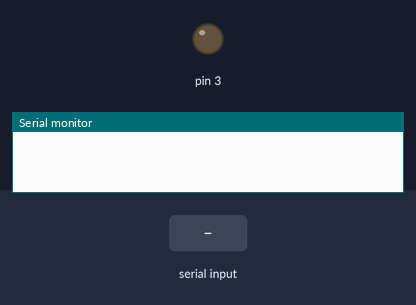
Simulated run of this sketch. Board: Arduino Uno, built with avr-gcc and run on an emulated ATmega328P. On the bench: output pins drawn as LEDs (lit = HIGH), the last lines printed to the serial monitor. Inputs (shaded band) come from the test bench.

Above: at 1.2 s.
1.3 s: "0" received over Serial
At 2.2 s:
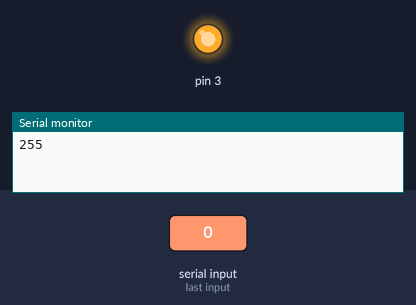
2.8 s: "1" received over Serial
At 3.3 s:
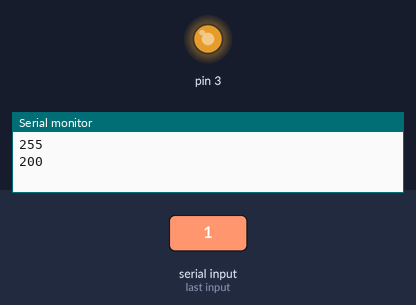
4.3 s: "2" received over Serial
At 5.5 s:
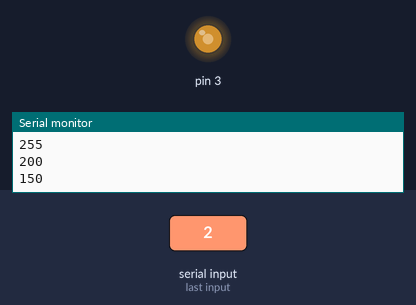
5.8 s: "3" received over Serial
At 6.8 s:
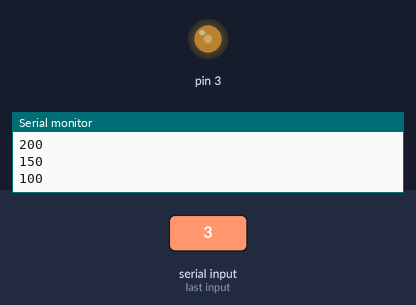
Timing chart, 0 to 8.3 s (numbered marks = the images above; inputs shaded):
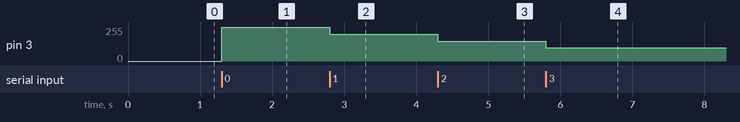

The sketch:

led_serialchange.ino
```cpp
void setup() {
  // put your setup code here, to run once:
  Serial.begin(9600);
  pinMode(3,OUTPUT);
}

int brightness;

void loop() {
   brightness = Serial.read();

  if(brightness != 0)
  {
    switch(brightness)
    {
      case '0':
      Serial.println("255");
      analogWrite(3,255);
      break;

      case '1':
      Serial.println("200");
      analogWrite(3,200);
      break;

      case '2':
      Serial.println("150");
      analogWrite(3,150);
      break;

      case '3':
      Serial.println("100");
      analogWrite(3,100);
      break;

      case '4':
      Serial.println("50");
      analogWrite(3,50);
      break;

      case '5':
      Serial.println("25");
      analogWrite(3,25);
      break;

      case '6':
      Serial.println("0");
      analogWrite(3,0);
      break;

    }
  }
  else
  {

  }

}
```

Measured:
- after the input at 1.3 s, pin 3: 0/255 → 255/255 at once
- after the input at 2.8 s, pin 3: 255/255 → 200/255 at once
- after the input at 4.3 s, pin 3: 200/255 → 150/255 at once
- after the input at 5.8 s, pin 3: 150/255 → 100/255 at once
